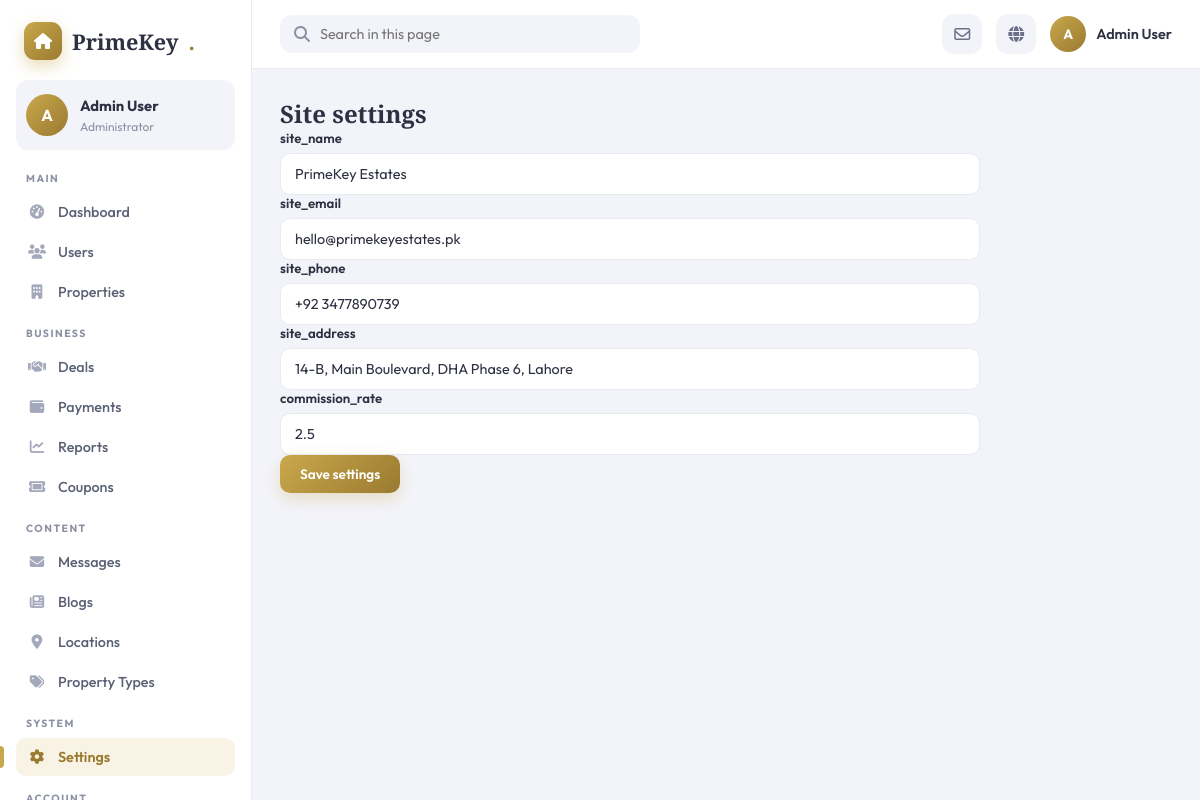
Before: /admin/settings (signed in) with the older database file.
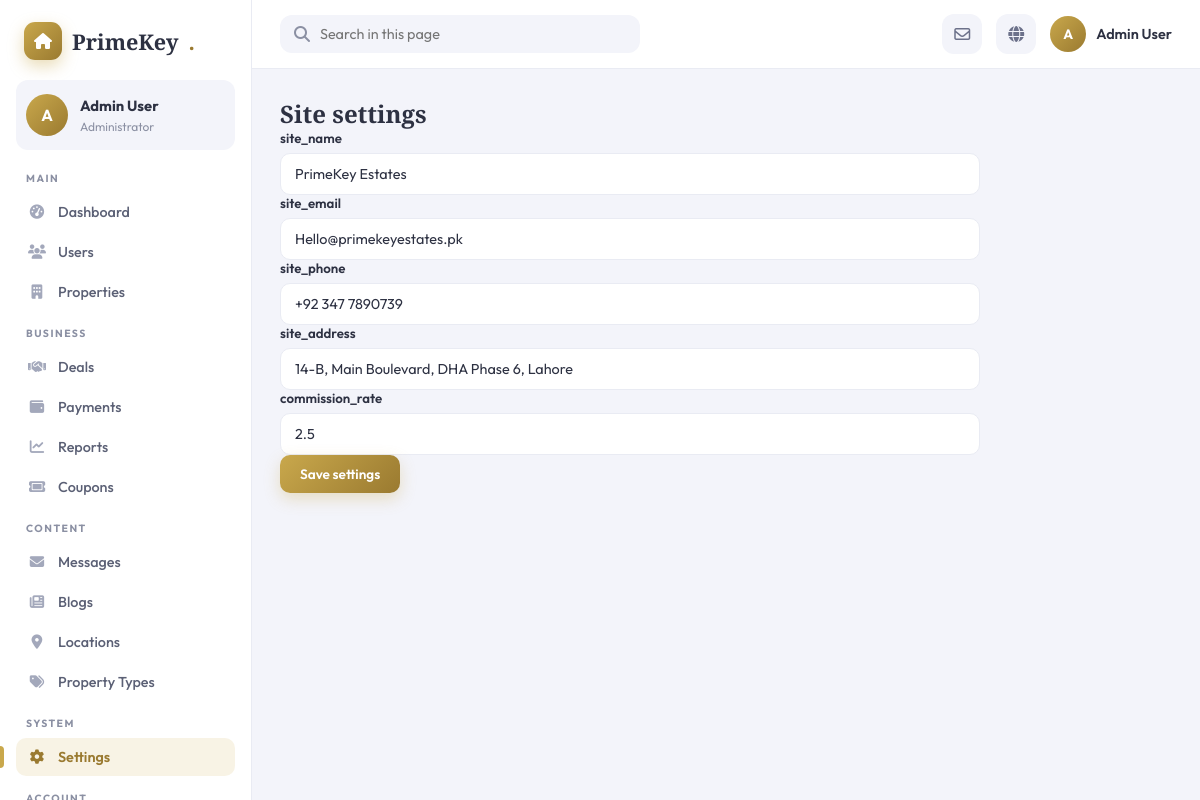
After: the same page with the newer database file.
### app/models.py (models this page shows)
class Setting(db.Model):
    __tablename__ = 'settings'
    id          = db.Column(db.Integer, primary_key=True)
    key         = db.Column(db.String(100), unique=True, nullable=False)
    value       = db.Column(db.Text)
    description = db.Column(db.String(300))

### app/blueprints/admin/routes.py (the view, shortened to what this page needs)
@admin_bp.route('/settings', methods=['GET', 'POST'])
@admin_required
def settings():
    settings = Setting.query.all()
    return render_template('admin/settings.html', settings=settings)

### app/blueprints/admin/routes.py (called while the page is built)
def admin_required(f):
    @wraps(f)
    def decorated(*args, **kwargs):
        if 'user_id' not in session:
            flash('Please login.', 'warning')
            return redirect(url_for('auth.login'))
        if session.get('user_role') != 1:
            flash('Admin access required.', 'danger')
            return redirect(url_for('public.index'))
        return f(*args, **kwargs)
    return decorated

### app/templates/admin/settings.html (shortened to what this page needs)
{% extends 'admin/base_admin.html' %}
{% block content %}
<div class="" style="max-width:700px">
  <h2 class="mb-3">Site settings</h2>
  {% if settings %}
  <form method="POST">{% if csrf_token is defined %}<input type="hidden" name="csrf_token" value="{{ csrf_token() }}">{% endif %}
    {% for s in settings %}
    <div class="mb-3">
      <label class="form-label">{{ s.key or s.name or ('Setting ' ~ s.id) }}</label>
      <input name="setting_{{ s.id }}" class="form-control" value="{{ s.value or '' }}">
    </div>
    {% endfor %}
    <button class="btn btn-primary">Save settings</button>
  </form>
  {% else %}
  <div class="text-center text-muted py-5"><p class="fs-5 mb-1">No settings defined yet</p></div>
  {% endif %}
</div>
{% endblock %}

Changed rows visible on the page:
changed Setting "site_email": value "hello@primekeyestates.pk" → "Hello@primekeyestates.pk"
changed Setting "site_phone": value "+92 3477890739" → "+92 347 7890739"
